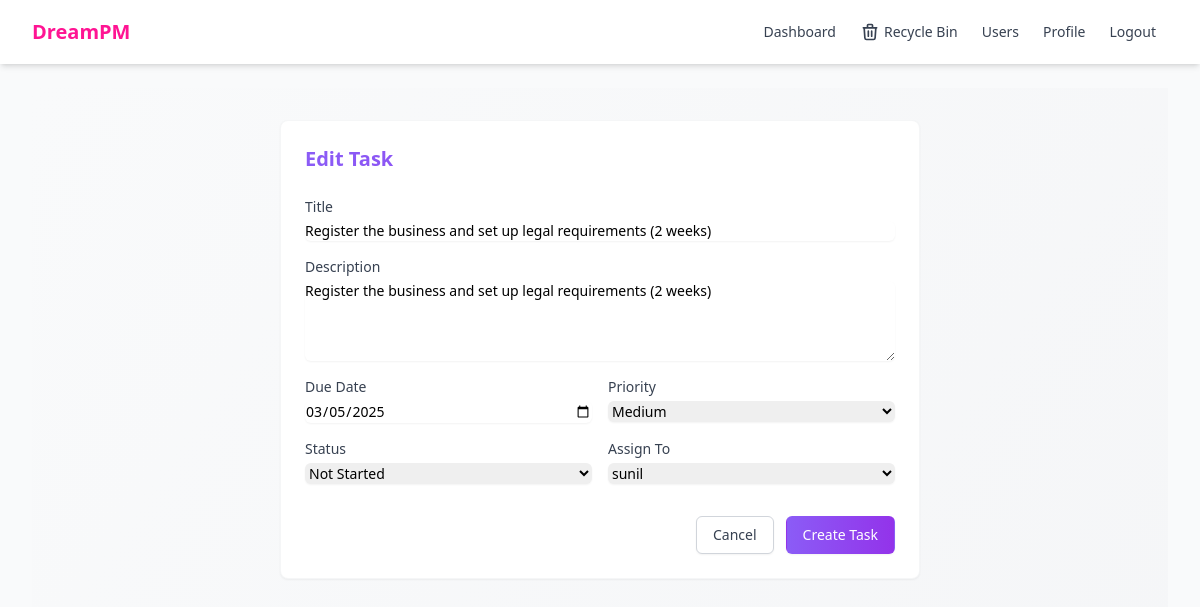
Screenshot of /tasks/1/edit (signed in) with the database file from the repository.
### app/models/task.py (models this page shows, shortened)
class Task(BaseModel):
    __tablename__ = 'tasks'
    title = db.Column(db.String(255), nullable=False)
    description = db.Column(db.Text)
    due_date = db.Column(db.Date, nullable=False)
    priority = db.Column(db.String(20), default='Medium')  # Low, Medium, High, Urgent
    status = db.Column(db.String(20), default='Todo')  # Todo, In Progress, Review, Done
    progress = db.Column(db.Float, default=0.0)  # 0 to 100
    goal_id = db.Column(db.Integer, db.ForeignKey('goals.id', ondelete='CASCADE'), nullable=False)
    creator_id = db.Column(db.Integer, db.ForeignKey('users.id'), nullable=False)
    assignee_id = db.Column(db.Integer, db.ForeignKey('users.id'), nullable=True)
    goal = db.relationship('Goal', back_populates='tasks')
    creator = db.relationship('User', foreign_keys=[creator_id], back_populates='created_tasks')
    assignee = db.relationship('User', foreign_keys=[assignee_id], back_populates='assigned_tasks')

### app/routes/main.py (the view, shortened to what this page needs)
@main.route('/tasks/<int:task_id>/edit', methods=['GET', 'POST'])
@login_required
def edit_task(task_id):
    task = Task.query.get_or_404(task_id)
    if task.creator_id != current_user.id and task.assignee_id != current_user.id:
        flash('You do not have permission to edit this task.', 'error')
        return redirect(url_for('main.dashboard'))
    form = TaskForm(obj=task)
    return render_template('main/task/edit.html', form=form, task=task)

### app/forms/task.py
class TaskForm(FlaskForm):
    title = StringField('Title', validators=[DataRequired(), Length(min=3, max=100)])
    description = TextAreaField('Description', validators=[DataRequired(), Length(min=10, max=500)])
    due_date = DateField('Due Date', validators=[DataRequired()], default=date.today)
    priority = SelectField('Priority', choices=[('Low', 'Low'), ('Medium', 'Medium'), ('High', 'High')], default='Medium')
    status = SelectField('Status', choices=[('Not Started', 'Not Started'), ('In Progress', 'In Progress'), ('Completed', 'Completed')], default='Not Started')
    assignee_id = SelectField('Assignee', coerce=int)
    submit = SubmitField('Create Task')
    def __init__(self, *args, **kwargs):
        super(TaskForm, self).__init__(*args, **kwargs)
        self.assignee_id.choices = [(0, 'Unassigned')] + [
            (user.id, user.username)
            for user in User.query.order_by(User.username).all()
        ]

### app/__init__.py (called while the page is built)
@login_manager.user_loader
def load_user(id):
    return User.query.get(int(id))

### app/models/user.py (called while the page is built)
    @property
    def is_active(self):
        if self.is_admin():
            return True
        return bool(self._is_active)

    def is_admin(self):
        return self.role and self.role.name == 'admin'

### app/templates/main/task/edit.html (shortened to what this page needs)
{% extends "base.html" %}
{% block content %}
<div class="min-h-screen bg-gradient-to-br from-gray-50 to-gray-100 py-8">
    <div class="max-w-2xl mx-auto px-4">
        <div class="bg-white rounded-lg shadow-sm hover:shadow transition-all duration-200 border border-gray-100/80 overflow-hidden">
            <div class="p-6">
                <h1 class="text-xl font-bold bg-clip-text text-transparent bg-gradient-to-r from-violet-500 to-purple-600 mb-6">Edit Task</h1>
                <form method="POST" class="space-y-4">
                    <div>
                        <label for="title" class="block text-sm font-medium text-gray-700">Title</label>
                        {{ form.title(class="mt-1 block w-full rounded-md border-gray-300 shadow-sm focus:border-violet-500 focus:ring-violet-500 sm:text-sm", placeholder="Enter task title") }}
                    </div>
                    <div>
                        <label for="description" class="block text-sm font-medium text-gray-700">Description</label>
                        {{ form.description(class="mt-1 block w-full rounded-md border-gray-300 shadow-sm focus:border-violet-500 focus:ring-violet-500 sm:text-sm", rows="4", placeholder="Describe your task") }}
                    </div>
                    <div class="grid grid-cols-1 md:grid-cols-2 gap-4">
                        <div>
                            <label for="due_date" class="block text-sm font-medium text-gray-700">Due Date</label>
                            {{ form.due_date(class="mt-1 block w-full rounded-md border-gray-300 shadow-sm focus:border-violet-500 focus:ring-violet-500 sm:text-sm", type="date") }}
                        </div>
                        <div>
                            <label for="priority" class="block text-sm font-medium text-gray-700">Priority</label>
                            {{ form.priority(class="mt-1 block w-full rounded-md border-gray-300 shadow-sm focus:border-violet-500 focus:ring-violet-500 sm:text-sm") }}
                        </div>
                    </div>
                    <div class="grid grid-cols-1 md:grid-cols-2 gap-4">
                        <div>
                            <label for="status" class="block text-sm font-medium text-gray-700">Status</label>
                            {{ form.status(class="mt-1 block w-full rounded-md border-gray-300 shadow-sm focus:border-violet-500 focus:ring-violet-500 sm:text-sm") }}
                        </div>
                        <div>
                            <label for="assignee_id" class="block text-sm font-medium text-gray-700">Assign To</label>
                            {{ form.assignee_id(class="mt-1 block w-full rounded-md border-gray-300 shadow-sm focus:border-violet-500 focus:ring-violet-500 sm:text-sm") }}
                        </div>
                    </div>
                    <div class="flex justify-end space-x-3 pt-4">
                        <a href="{{ url_for('main.dashboard') }}"
                           class="inline-flex items-center px-4 py-2 border border-gray-300 shadow-sm text-sm font-medium rounded-md text-gray-700 bg-white hover:bg-gray-50 focus:outline-none focus:ring-2 focus:ring-offset-2 focus:ring-violet-500">
                            Cancel
                        </a>
                        {{ form.submit(class="inline-flex items-center px-4 py-2 border border-transparent text-sm font-medium rounded-md shadow-sm text-white bg-gradient-to-r from-violet-500 to-purple-600 hover:from-violet-600 hover:to-purple-700 focus:outline-none focus:ring-2 focus:ring-offset-2 focus:ring-violet-500") }}
                    </div>
                </form>
            </div>
        </div>
    </div>
</div>
{% endblock %}

### rows the page displays
Task: title "Register the business and set up legal requirements (2 weeks)", description "Register the business and set up legal requirements (2 weeks)", due_date "03/05/2025", priority "Medium", status "Not Started", assignee_id "sunil"
